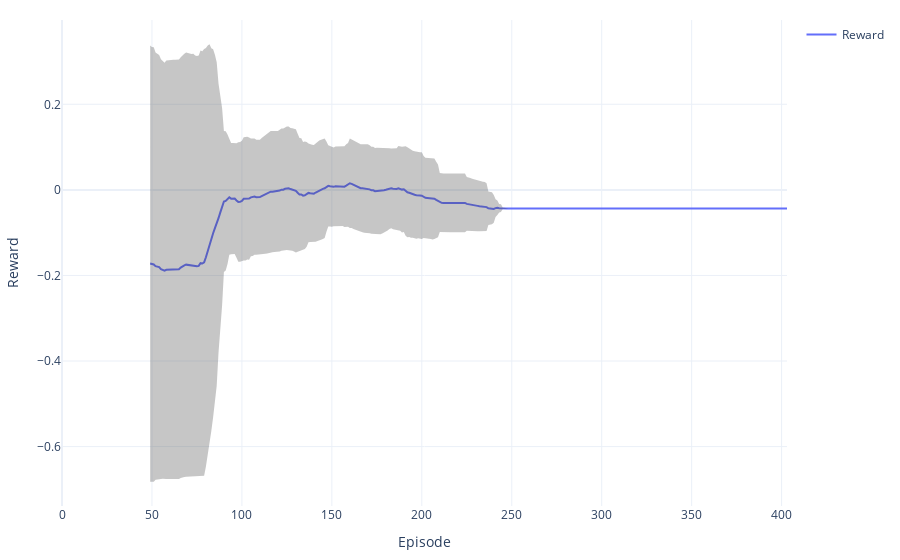

This figure's notebook cell:
### Code cell
# Make pd
data_pd = pd.DataFrame({"r":rewards})

# Compute confidence intervals 
data_pd = (data_pd
    .assign(roll_avg_r=lambda x: x.r.rolling(50).mean())
    .assign(roll_std_r=lambda x: x.r.rolling(50).std())
    .assign(upper_r=lambda x: x.roll_avg_r + 1.96 * x.roll_std_r)
    .assign(lower_r=lambda x: x.roll_avg_r - 1.96 * x.roll_std_r)
)
#data_pd.to_csv("data/vanilla.csv")


# Plot
fig = go.Figure()

# Add traces
fig.add_trace(
    go.Scatter(x=data_pd.index, y=data_pd.roll_avg_r, mode="lines", name="Reward")
)

fig.add_trace(
    go.Scatter(x=data_pd.index, 
               y=data_pd.upper_r,
               marker=dict(color="#444"),
               line=dict(width=0),
               mode="lines", 
               name="Roll. Avg. Reward",
               showlegend=False)
)

fig.add_trace(
    go.Scatter(x=data_pd.index, 
               y=data_pd.lower_r,
               fillcolor='rgba(68, 68, 68, 0.3)',
               marker=dict(color="#444"),
               line=dict(width=0),
               fill='tonexty',
               mode="lines", 
               name="Roll. Avg. Reward",
               showlegend=False)
)


# Update fig optiosn
fig.update_layout(
    template="plotly_white",
    margin=dict(l=20, r=20, t=20, b=20),
    xaxis_title="Episode",
    yaxis_title="Reward"
)

fig.show()

### Figure 1 — Plotly figure (JSON) as saved in the notebook; plotly's stock layout.template omitted (floating-point values rounded to 4 significant figures; data arrays with more than 128 entries replaced by an {"elided": "..."} marker saying what was removed)
{"data": [{"mode": "lines", "name": "Reward", "type": "scatter", "x": {"elided": "404 int values"}, "y": {"elided": "404 float values"}}, {"line": {"width": 0}, "marker": {"color": "#444"}, "mode": "lines", "name": "Roll. Avg. Reward", "showlegend": false, "type": "scatter", "x": {"elided": "404 int values"}, "y": {"elided": "404 float values"}}, {"fill": "tonexty", "fillcolor": "rgba(68, 68, 68, 0.3)", "line": {"width": 0}, "marker": {"color": "#444"}, "mode": "lines", "name": "Roll. Avg. Reward", "showlegend": false, "type": "scatter", "x": {"elided": "404 int values"}, "y": {"elided": "404 float values"}}], "layout": {"margin": {"b": 20, "l": 20, "r": 20, "t": 20}, "xaxis": {"title": {"text": "Episode"}}, "yaxis": {"title": {"text": "Reward"}}}}
